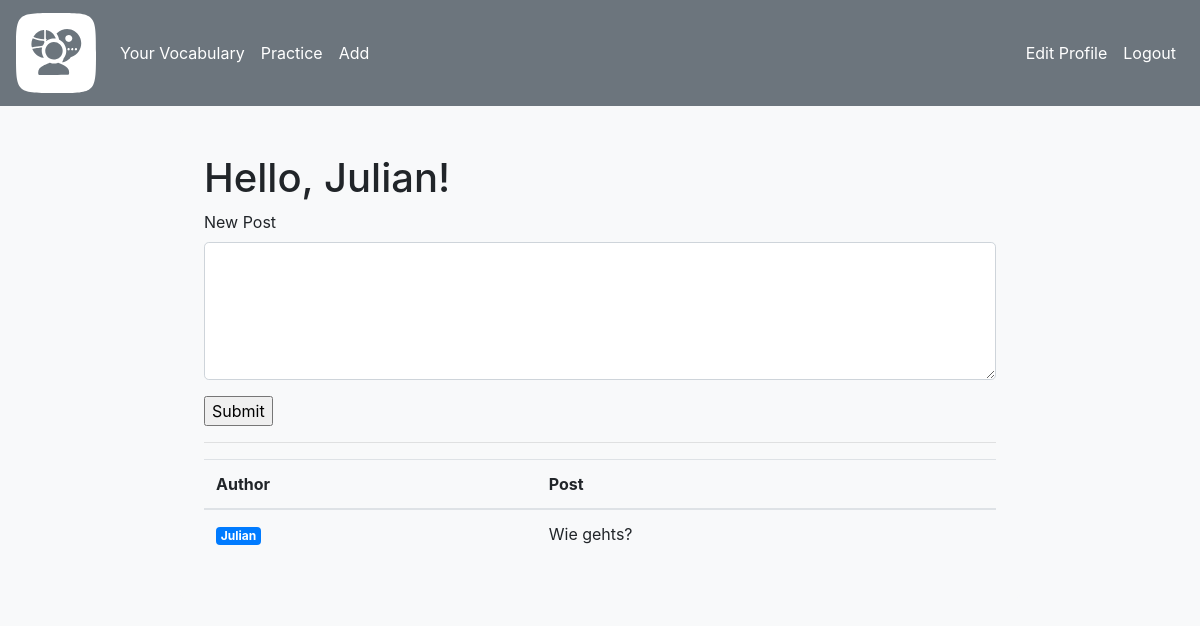
The page /index (signed in) on the database as committed earlier.
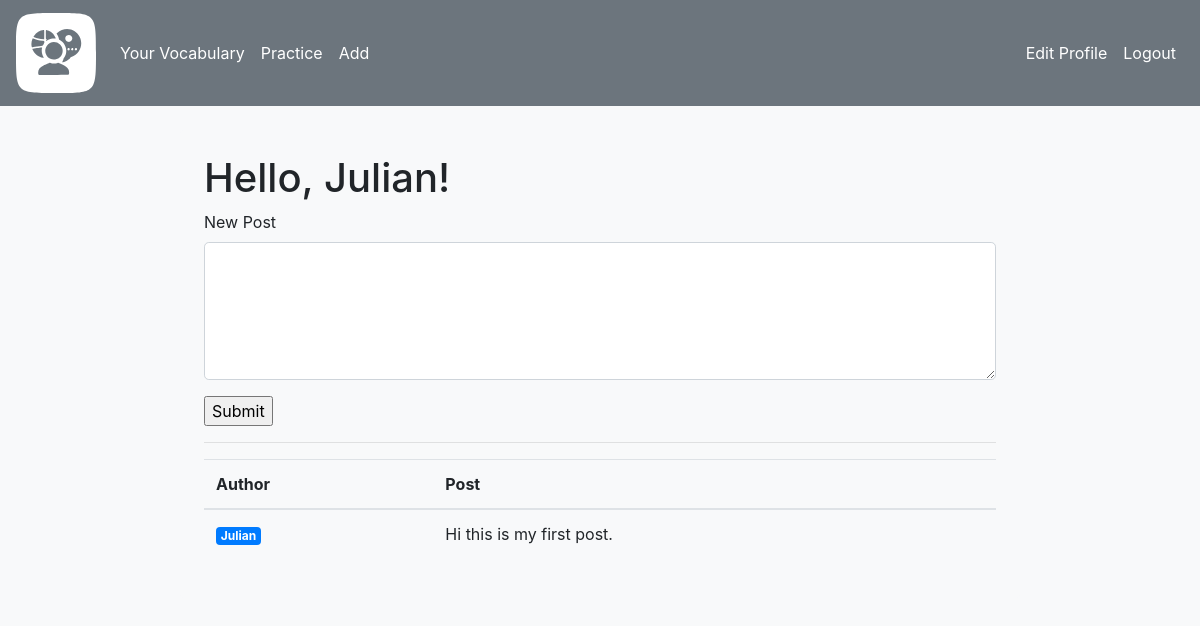
The same page on the database as committed later.
### app/models.py (models this page shows, shortened)
class Post(db.Model):
    __tablename__="post"
    id: so.Mapped[int] = so.mapped_column(primary_key=True)
    body: so.Mapped[str] = so.mapped_column(sa.String(500))
    timestamp: so.Mapped[datetime] = so.mapped_column(index=True, default=lambda: datetime.now(timezone.utc))
    user_id: so.Mapped[int] = so.mapped_column(sa.ForeignKey(User.id), index=True)
    author: so.Mapped[User] = so.relationship(back_populates='posts')

class User(UserMixin, db.Model):
    __tablename__ = "user"
    id: so.Mapped[int] = so.mapped_column(primary_key=True)
    username: so.Mapped[str] = so.mapped_column(sa.String(64), index=True, unique=True)
    email: so.Mapped[str] = so.mapped_column(sa.String(120), index=True, unique=True)
    password_hash: so.Mapped[Optional[str]] = so.mapped_column(sa.String(256))
    about_me: so.Mapped[Optional[str]] = so.mapped_column(sa.String(140))
    last_seen: so.Mapped[Optional[datetime]] = so.mapped_column(default=lambda: datetime.now(timezone.utc))
    languages: so.Mapped[list['Language']]= so.relationship(
        secondary=user_language,
        back_populates='users')
    vocables: so.Mapped[list['Vocable']]=so.relationship(back_populates='user')
    posts: so.Mapped[list['Post']]=so.relationship(back_populates='author')
    session: so.Mapped['Session'] = so.relationship(back_populates='user')
    def avatar(self, size):
        digest = md5(self.email.lower().encode('utf-8')).hexdigest()
        return f"https://www.gravatar.com/avatar/{digest}?d=identicon&s={size}"

### app/routes.py (the view)
@app.route('/')
@app.route('/index', methods=["GET","POST"])
@login_required
def index():
    form = AddPostForm()
    if form.validate_on_submit():
        new_post = Post(body=form.post.data, author=current_user)
        db.session.add(new_post)
        db.session.commit()
        flash("Post was added, successfully!", 'success')
        form.post.data = ""
        return redirect(url_for("index"))
    elif request.method == "GET":
        form.post.data = ""
    else:
        print(f"validate_on_submit: {form.validate_on_submit()}")
    posts = db.session.scalars(sa.select(Post).order_by(Post.timestamp.desc())).all()
    return render_template("index.html", title="Home", posts=posts, form=form)

### app/forms.py
class AddPostForm(FlaskForm):
    post = TextAreaField("New Post",validators=[Length(max=500), DataRequired()])
    submit = SubmitField("Submit")

### app/models.py (called while the page is built)
@login.user_loader
def load_user(id):
    return db.session.get(User, int(id))

### app/routes.py (called while the page is built)
@app.before_request
def before_request():
    if current_user.is_authenticated:
        current_user.last_seen = datetime.now(timezone.utc)
        db.session.commit()

### app/templates/index.html (shortened to what this page needs)
{% extends 'base.html'%}
{% block content %}
    <h1>Hello, {{ current_user.username }}!</h1>
    <form action="" method="post">
        <p>{{ form.post.label(class="form-control-label") }}<br>
            {{ form.post(class="form-control form-control-lg", cols=50, rows=4) }}</p>
        <p>{{ form.submit() }}</p>
    </form>
    <hr>
    <div class="responsive-table">
        <table class="table">
            <thead>
                <th>Author</th>
                <th>Post</th>
            </thead>
            <tbody>
                {% for post in posts %}
                    {% include "_post.html" %}
                {% endfor %}
            </tbody>
        </table>
    </div>
{% endblock %}

### app/templates/_post.html
<tr>
    <td>
        <a href="{{ url_for('user', username=post.author.username) }}"><span class="badge badge-primary">{{ post.author.username }}</span></a>
    </td>
    <td>
        {{ post.body }}
    </td>
</tr>

Rows that differ between the two databases and show on the page:
changed Post "Julian": body "Wie gehts?" → "Hi this is my first post."
